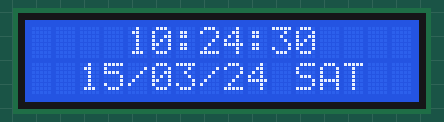
Recording of a sketch running on a simulated Arduino Uno, built with avr-gcc and run on an emulated ATmega328P. Parts: 16×2 character LCD. Wiring (inferred from the names in the program): PCF8574 port expander at I2C address 0x20; DS1307 clock at I2C address 0x68. Wiring (inferred from the signals the program sends): character LCD (HD44780): RS Q0; E Q2; backlight Q3; data Q4, Q5, Q6, Q7. The local clock reads 2024-03-15 10:24:30 at power-on unless the sketch sets it.

Above: at 0.2 s.
At 6.1 s:
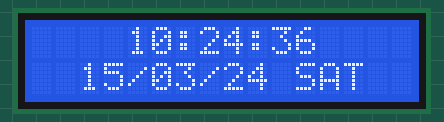
At 9.1 s:
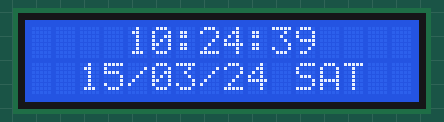
At 17.1 s:
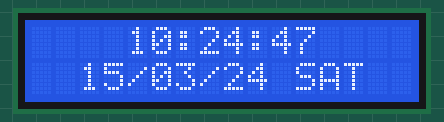
At 24.1 s:
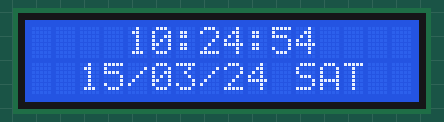
At 35.1 s:
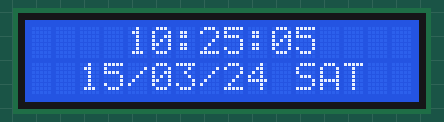

The sketch:

RTC_DS1307_RAW_ARDUINO.ino
```cpp
#include <Wire.h>
#define DEV_ADDR_RTC 0x68 // I2C address of RTC - DS1307
#define DEV_ADDR_LCD 0x20 // I2C address of PCF8574A extender

byte mByte, mArr[7];
byte backLight, nArr[7] = {0, 30, 16, 2, 4, 8, 20}; // Set your time here (Seconds, Minutes, Hour, Day, Date, Month, Year)
const char *dayOfWeek[7] = {"MON", "TUE", "WED", "THU", "FRI", "SAT", "SUN"}; // Array of pointers containing days of week

void setup()
{;
  Wire.begin();
//  setRtc(); // Call this function if you want to set RTC date & time
  setBackLight(true);
  initDisplay();
}

void loop()
{
  readRtc();
  showTime();
  showDate();
  showDayOfWeek();
}

void readRtc()
{
  Wire.beginTransmission(DEV_ADDR_RTC);
  Wire.write(0);  // Set base register address to 0h (Seconds)
  Wire.endTransmission();
  Wire.requestFrom(DEV_ADDR_RTC, 7);  // Seconds, Minutes, Hour, Day, Date, Month, Year

  for (int k = 0; k < 7; k++) // Reading time, day and date from DS1307
  {
    mByte = Wire.read();
    mArr[k] = mByte;
  }
}

void showTime()
{
  for (int m = 0, n = 12; m < 3; m++) // Showing time on 1st row of 16x2 LCD
  {
    showData(((mArr[m] & 0x0F) | 0x30), 1, n--);
    showData(((mArr[m] >> 4) | 0x30), 1, n--);
    if (n > 4)
      showData(':', 1, n--);
  }
}

void showDate()
{
  for (int m = 4, n = 3; m < 7; m++)  // Showing date on 2nd row of 16x2 LCD
  {
    showData(((mArr[m] >> 4) | 0x30), 2, n++);
    showData(((mArr[m] & 0x0F) | 0x30), 2, n++);
    if (n < 11)
      showData('/', 2, n++);
  }
}

void showDayOfWeek()
{
  showData(dayOfWeek[mArr[3] - 1], 2, 12);
}

void sendToDisplay(byte mByte)  // Methods sending 8-bit data to PCF8574A I2C extender
{
  Wire.beginTransmission(DEV_ADDR_LCD);
  Wire.write(mByte);
  Wire.endTransmission();
}

void brkInstByte(byte mByte)
{
  byte nByte;
  nByte = mByte & 0xF0;
  sendToDisplay(nByte | (backLight | 0x04));
  delay(1);
  sendToDisplay(nByte | (backLight | 0x00));
  nByte = ((mByte << 4) & 0xF0);
  sendToDisplay(nByte | (backLight | 0x04));
  delay(1);
  sendToDisplay(nByte | (backLight | 0x00));
}

void brkDataByte(byte mByte)
{
  byte nByte;
  nByte = mByte & 0xF0;
  sendToDisplay(nByte | (backLight | 0x05));
  delay(1);
  sendToDisplay(nByte | (backLight | 0x01));
  nByte = ((mByte << 4) & 0xF0);
  sendToDisplay(nByte | (backLight | 0x05));
  delay(1);
  sendToDisplay(nByte | (backLight | 0x01));
}

void initDisplay()
{
  byte mArr[4] = {0x02, 0x28, 0x01, 0x0C};  // LCD 4-bit mode initialization commands
  for (int k = 0; k < 4; k++)
    brkInstByte(mArr[k]);  // Send 8-bit LCD commands in 4-bit mode

  showData("--:--:--", 1, 5);
  showData("--/--/-- ---", 2, 3);
}

void showData(const char *p, byte rn, byte cp)
{
  byte rowAddr;

  if (rn == 1)
    rowAddr = 0x80; // First row of 16x2 LCD
  else
    rowAddr = 0xC0; // Second row of 16x2 LCD

  brkInstByte(rowAddr + (cp - 1));  // Send 8-bit LCD commands in 4-bit mode

  while (*p != '\0')
  {
    brkDataByte(*p);  // Send 8-bit LCD data in 4-bit mode
    p++;
  }
}

void showData(byte mByte, byte rn, byte cp)
{
  byte rowAddr;

  if (rn == 1)
    rowAddr = 0x80; // First row of 16x2 LCD
  else
    rowAddr = 0xC0; // Second row of 16x2 LCD

  brkInstByte(rowAddr + (cp - 1));  // Send 8-bit LCD commands in 4-bit mode
  brkDataByte(mByte);  // Send 8-bit LCD data in 4-bit mode
}

void setBackLight(boolean mBool)
{
  if (mBool)
    backLight = 0x08;  // Turn ON backlight of LCD
  else
    backLight = 0x00;  // Turn OFF backlight of LCD
}

void setRtc()
{
  Wire.beginTransmission(DEV_ADDR_RTC);
  Wire.write(0);  // Set base register address to 0h (Seconds)
    for (int k = 0; k < 7; k++)
      Wire.write((nArr[k] / 10 * 16) + (nArr[k] % 10)); // Decimal to Hexadecimal (BCD)

  Wire.endTransmission();
}
```

Measured:
- what the display in image 0 shows lasts 0.9 s, from 0.2 s to 1.1 s
- what the display in image 1 shows lasts 1.1 s, from 6.0 s to 7.1 s
